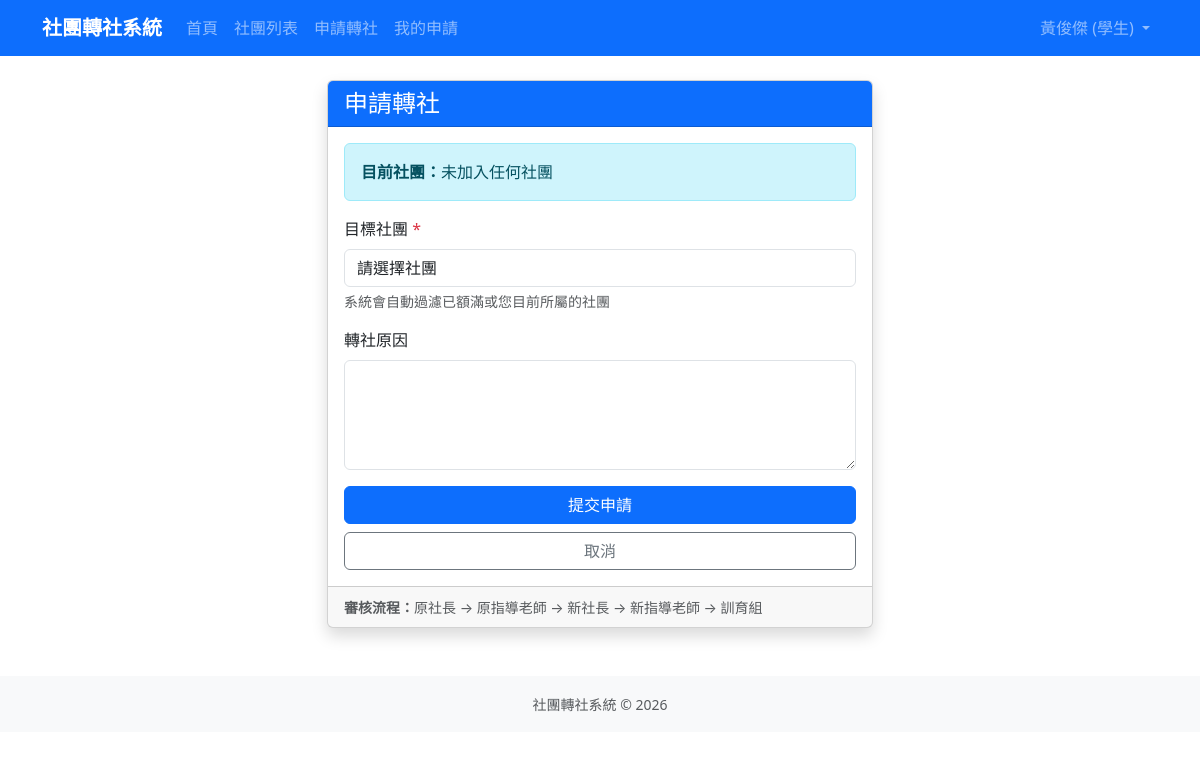
/transfers/apply/ (signed in), run on an earlier commit of the app's database.
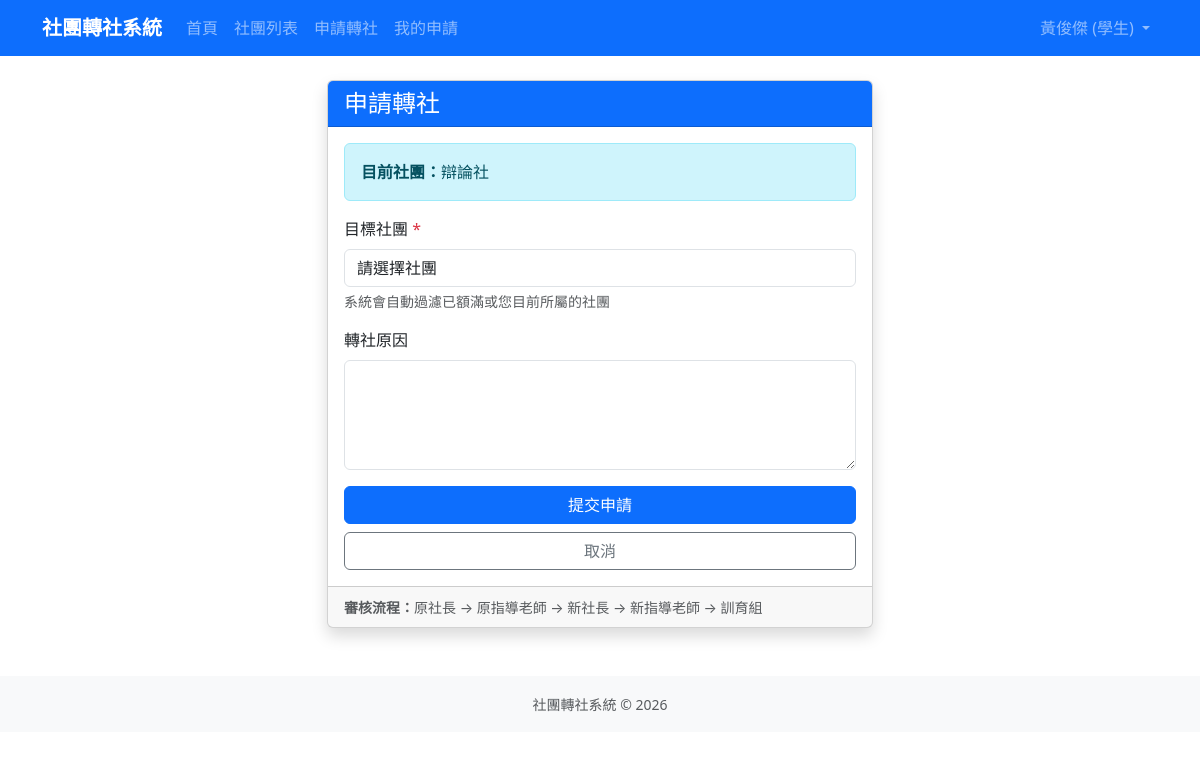
And on a later commit of the database.
### accounts/models.py (models this page shows, shortened)
class User(django.contrib.auth.models.AbstractUser):
    ROLE_CHOICES = [
        ('student', '學生'),
        ('president', '社長'),
        ('teacher', '指導老師'),
        ('admin', '訓育組（管理員）'),
    ]
    role = models.CharField(
        max_length=20,
        choices=ROLE_CHOICES,
        default='student',
        verbose_name='身分組'
    )
    student_id = models.CharField(
        max_length=20,
        blank=True,
        verbose_name='學號'
    )
    class_name = models.CharField(
        max_length=20,
        blank=True,
        verbose_name='班級'
    )
    seat_number = models.PositiveSmallIntegerField(
        null=True,
        blank=True,
        verbose_name='座號'
    )
    club = models.ForeignKey(
        'clubs.Club',
        on_delete=models.SET_NULL,
        null=True,
        blank=True,
        verbose_name='所屬社團',
        related_name='members'
    )
    class Meta:
        verbose_name = '使用者'
        verbose_name_plural = '使用者'

### clubs/models.py (models this page shows, shortened)
class Club(models.Model):
    CATEGORY_CHOICES = [
        ('academic', '學術類'),
        ('arts', '藝文類'),
        ('performance', '藝能類'),
        ('recreation', '康輔類'),
        ('sports', '體育類'),
    ]
    code = models.CharField(max_length=10, unique=True, null=True, blank=True, verbose_name='社團代號')
    name = models.CharField(max_length=100, verbose_name='社團名稱')
    teacher = models.CharField(max_length=50, default='', verbose_name='指導老師')
    president = models.CharField(max_length=50, default='', verbose_name='社長')
    location = models.CharField(max_length=100, blank=True, verbose_name='社課場地')
    category = models.CharField(max_length=20, choices=CATEGORY_CHOICES, blank=True, verbose_name='類別')
    description = models.TextField(blank=True, verbose_name='社團描述')
    max_members = models.PositiveIntegerField(default=30, verbose_name='人數上限')
    current_members = models.PositiveIntegerField(default=0, verbose_name='現有人數')
    is_active = models.BooleanField(default=True, verbose_name='啟用中')
    created_at = models.DateTimeField(auto_now_add=True, verbose_name='建立時間')
    updated_at = models.DateTimeField(auto_now=True, verbose_name='更新時間')
    class Meta:
        verbose_name = '社團'
        verbose_name_plural = '社團'
        ordering = ['name']
    def __str__(self):
        return self.name

### transfers/views.py (the view, shortened to what this page needs)
# urls.py: path('apply/', views.TransferApplyView.as_view(), name='transfer_apply'),
class TransferApplyView(LoginRequiredMixin, TransferApplicantRequiredMixin, TransferWindowOpenRequiredMixin, CreateView):
    model = TransferRequest
    template_name = 'transfers/transfer_form.html'
    fields = ['target_club', 'reason']
    success_url = reverse_lazy('my_requests')
    def get_form(self, form_class=None):
        form = super().get_form(form_class)
        user = self.request.user
        if user.club:
            available_clubs = Club.objects.filter(
                is_active=True,
                current_members__lt=models.F('max_members')
            ).exclude(id=user.club.id)
        else:
            available_clubs = Club.objects.filter(
                is_active=True,
                current_members__lt=models.F('max_members')
            )
        form.fields['target_club'].queryset = available_clubs
        form.fields['target_club'].label = '目標社團'
        form.fields['target_club'].empty_label = '請選擇社團'
        form.fields['reason'].label = '轉社原因'
        form.fields['reason'].widget.attrs['rows'] = 4
        target_club_id = self.request.GET.get('target_club')
        if target_club_id and available_clubs.filter(pk=target_club_id).exists():
            form.initial['target_club'] = target_club_id
        return form

### accounts/permissions.py (called while the page is built)
def is_training_admin(user):
    return bool(
        user
        and user.is_authenticated
        and (user.is_superuser or getattr(user, 'role', None) == 'admin')
    )

def is_actual_club_president(user):
    if not user or not user.is_authenticated or getattr(user, 'role', None) != 'president':
        return False
    return any(
        display_text_matches_user(club.president, user)
        for club in Club.objects.filter(is_active=True).exclude(president='')
    )

def is_assigned_club_teacher(user):
    if not user or not user.is_authenticated or getattr(user, 'role', None) != 'teacher':
        return False
    return any(
        display_text_matches_user(club.teacher, user)
        for club in Club.objects.filter(is_active=True).exclude(teacher='')
    )

def can_review_transfer_requests(user):
    return (
        is_training_admin(user)
        or is_actual_club_president(user)
        or is_assigned_club_teacher(user)
    )

### accounts/templatetags/account_extras.py (called while the page is built)
@register.filter
def display_role(user):
    if getattr(user, 'role', None) == 'president' and not user_is_club_president(user, user.club):
        return '學生'
    return user.get_role_display()

### templates/transfers/transfer_form.html (shortened to what this page needs)
{% extends 'base.html' %}
{% block content %}
<div class="row justify-content-center">
    <div class="col-md-8 col-lg-6">
        <div class="card shadow">
            <div class="card-header bg-primary text-white">
                <h4 class="mb-0">申請轉社</h4>
            </div>
            <div class="card-body">
                <div class="alert alert-info">
                    <strong>目前社團：</strong>{{ user.club.name|default:"未加入任何社團" }}
                </div>
                <form method="post">
                    <div class="mb-3">
                        <label for="{{ form.target_club.id_for_label }}" class="form-label">
                            目標社團 <span class="text-danger">*</span>
                        </label>
                        {{ form.target_club }}
                        <div class="form-text">系統會自動過濾已額滿或您目前所屬的社團</div>
                    </div>
                    <div class="mb-3">
                        <label for="{{ form.reason.id_for_label }}" class="form-label">
                            轉社原因
                        </label>
                        {{ form.reason }}
                    </div>
                    <div class="d-grid gap-2">
                        <button type="submit" class="btn btn-primary">提交申請</button>
                        <a href="{% url 'home' %}" class="btn btn-outline-secondary">取消</a>
                    </div>
                </form>
            </div>
            <div class="card-footer">
                <small class="text-muted">
                    <strong>審核流程：</strong>原社長 → 原指導老師 → 新社長 → 新指導老師 → 訓育組
                </small>
            </div>
        </div>
    </div>
</div>
{% endblock %}

### templates/base.html (shortened to what this page needs)
<!DOCTYPE html>
{% load account_extras %}
<html lang="zh-TW">
<head>
    <link href="https://cdn.jsdelivr.net/npm/bootstrap@5.3.0/dist/css/bootstrap.min.css" rel="stylesheet">
</head>
<body>
    <nav class="navbar navbar-expand-lg navbar-dark bg-primary">
        <div class="container">
            <a class="navbar-brand" href="{% url 'home' %}">社團轉社系統</a>
            <div class="collapse navbar-collapse" id="navbarNav">
                <ul class="navbar-nav me-auto">
                    <li class="nav-item">
                        <a class="nav-link" href="{% url 'home' %}">首頁</a>
                    </li>
                    <li class="nav-item">
                        <a class="nav-link" href="{% url 'club_list' %}">社團列表</a>
                    </li>
                    {% if user.is_authenticated %}
                        {% if user.role == 'student' %}
                            {% if transfer_window_is_open %}
                                <li class="nav-item">
                                    <a class="nav-link" href="{% url 'transfer_apply' %}">申請轉社</a>
                                </li>
                            {% endif %}
                            <li class="nav-item">
                                <a class="nav-link" href="{% url 'my_requests' %}">我的申請</a>
                            </li>
                        {% endif %}
                    {% endif %}
                </ul>
                <ul class="navbar-nav">
                    {% if user.is_authenticated %}
                        <li class="nav-item dropdown">
                            <a class="nav-link dropdown-toggle" href="#" role="button" data-bs-toggle="dropdown">
                                {{ user.get_full_name|default:user.username }} ({{ user|display_role }})
                            </a>
                        </li>
                    {% else %}
                        <li class="nav-item">
                            <a class="nav-link" href="{% url 'login' %}">登入</a>
                        </li>
                    {% endif %}
                </ul>
            </div>
        </div>
    </nav>
    <main class="container my-4">
        {% block content %}{% endblock %}
    </main>
    <footer class="bg-light py-3 mt-5">
        <div class="container text-center text-muted">
            <small>社團轉社系統 &copy; 2026</small>
        </div>
    </footer>
</body>
</html>

What changed in the data, as far as the page shows it:
changed User "黃俊傑": club.name "未加入任何社團" → "辯論社"
